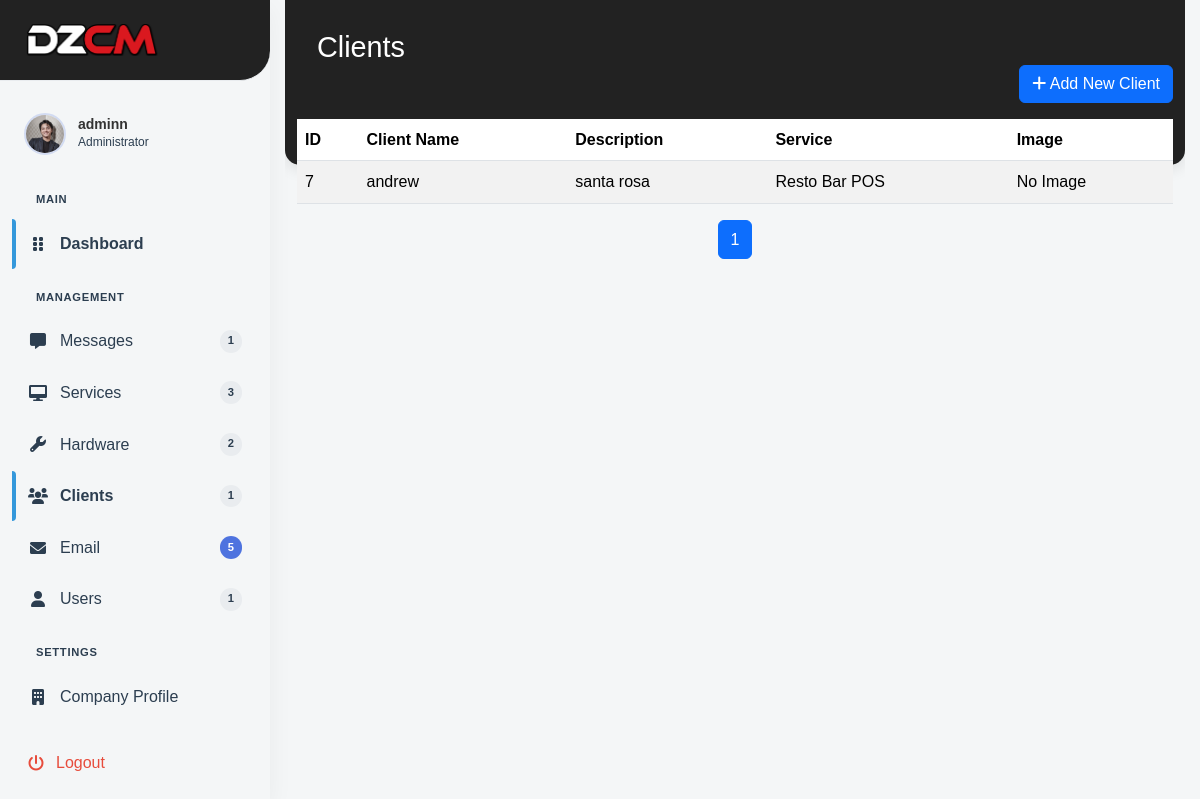
The page /Admin/index.php?page=clients (signed in) on the database its author committed.
### tables this page shows
CREATE TABLE `clients` (
  `client_id` int(11) NOT NULL,
  `service_id` int(11) NOT NULL,
  `client_name` varchar(115) DEFAULT NULL,
  `description` varchar(150) DEFAULT NULL,
  `image` varchar(150) DEFAULT NULL
);

CREATE TABLE `services` (
  `service_id` int(11) NOT NULL,
  `service_name` varchar(255) NOT NULL,
  `description` text DEFAULT NULL,
  `image` varchar(255) DEFAULT NULL,
  `category` varchar(155) DEFAULT NULL
);

### Admin/includes/conn.php (called while the page is built)
<?php
function con(){
    $servername = "localhost";
    $username = "root";
    $password = "";
    $myDB = "dezcom";
    $conn = mysqli_connect($servername, $username, $password, $myDB);
    if ($conn->connect_error) {
        echo "Connection failed: " . $conn->connect_error;
    }else{
        return $conn;
    }
}
?>

### Admin/pages/clients.php (the view, shortened to what this page needs)
<?php
$page = isset($_GET['current_page']) ? (int)$_GET['current_page'] : 1;
$page = max($page, 1);
$recordsPerPage = 10;
$offset = ($page - 1) * $recordsPerPage;
$totalQuery = mysqli_query(con(), "SELECT COUNT(*) as count FROM clients");
$totalQuotes = mysqli_fetch_assoc($totalQuery)['count'];
$totalPages = ceil($totalQuotes / $recordsPerPage);
$query = "
    SELECT c.client_id, c.service_id, c.client_name, c.description, c.image, s.service_name
    FROM clients as c
    LEFT JOIN services as s ON c.service_id = s.service_id
    ORDER BY c.client_id DESC
    LIMIT $offset, $recordsPerPage
";
$result = mysqli_query(con(), $query);
?>
<div class="dashboard-wrapper">
    <header class="dashboard-header">
        <div class="container">
            <h1 class="mb-0">Clients</h1>
        </div>
    </header>
    <div class="container">
        <div class="d-flex justify-content-end mb-3">
            <button id="addClientBtn" type="button" class="btn btn-primary" data-bs-toggle="modal" data-bs-target="#addClientModal">
                <i class="fas fa-plus"></i> Add New Client
            </button>
        </div>
        <div class="services-table-container">
            <table class="table table-striped">
                <thead>
                    <tr>
                        <th>ID</th>
                        <th>Client Name</th>
                        <th>Description</th>
                        <th>Service</th>
                        <th>Image</th>
                    </tr>
                </thead>
                <tbody>
                    <?php while ($clients = mysqli_fetch_assoc($result)): ?>
                        <tr class="clients-row" data-client-id="<?php echo $clients['client_id']; ?>"
                            data-service-id="<?php echo $clients['service_id']; ?>"
                            data-client-name="<?php echo htmlspecialchars($clients['client_name']); ?>"
                            data-description="<?php echo htmlspecialchars($clients['description']); ?>"
                            data-image="<?php echo htmlspecialchars($clients['image']); ?>"
                            data-bs-toggle="modal" data-bs-target="#editClientModal">
                            <td><?php echo htmlspecialchars($clients['client_id']); ?></td>
                            <td><?php echo htmlspecialchars($clients['client_name']); ?></td>
                            <td><?php echo htmlspecialchars($clients['description']); ?></td>
                            <td><?php echo htmlspecialchars($clients['service_name']); ?></td>
                            <td>
                                <?php if ($clients['image']): ?>
                                    <img src="includes/uploads/clients/<?php echo htmlspecialchars($clients['image']); ?>"
                                        alt="Service Image" class="img-thumbnail" style="width: 100px;">
                                <?php else: ?>
                                    No Image
                                <?php endif; ?>
                            </td>
                        </tr>
                    <?php endwhile; ?>
                </tbody>
            </table>
        </div>
        <nav aria-label="Page navigation">
            <ul class="pagination justify-content-center">
                <?php for ($i = 1; $i <= $totalPages; $i++): ?>
                    <li class="page-item <?php echo ($i === $page) ? 'active' : ''; ?>">
                        <a class="page-link" href="?page=clients&current_page=<?php echo $i; ?>"><?php echo $i; ?></a>
                    </li>
                <?php endfor; ?>
            </ul>
        </nav>
    </div>
</div>

### Admin/assets/css/dashboard.css (style rules this page uses)
:root { --primary-color: #3498db; --primary-dark: #2980b9; --secondary-color: #2ecc71; --background-color: #f4f6f7; --text-color: #2c3e50; --sidebar-width: 270px; --header-color: #222222; }
* { margin: 0; padding: 0; box-sizing: border-box; }
body, html { height: 100%; overflow-x: hidden; }
body { font-family: "Arial", sans-serif; background-color: var(--background-color); color: var(--text-color); line-height: 1.6; }
.service-row, .service-feature-row, .clients-row, .hardware-row, .user-row { cursor: pointer; }
.dashboard-header { background: var(--header-color); color: white; padding: 30px 0 100px; margin-bottom: -100px; text-align: left; box-shadow: 0 4px 15px rgba(0, 0, 0, 0.1); border-radius: 0 0 15px 15px; position: relative; z-index: 1; }
.dashboard-header h1 { font-size: 1.8rem; font-weight: 500; margin: 0; padding-left: 20px; }
.container { position: relative; z-index: 2; }
.dashboard-wrapper { overflow: hidden; padding: 0 0; }
a { text-decoration: none; }

### rows shown on the page
clients: client_id "7", client_name "andrew", description "santa rosa", service.service_name "Resto Bar POS", shows "No Image"

### other values the page prints
$_SESSION['username'] "adminn"
$totalServices "3"
$totalHardware "2"
$totalClients "1"
$totalQuotes "5"
$totalUsers "1"
